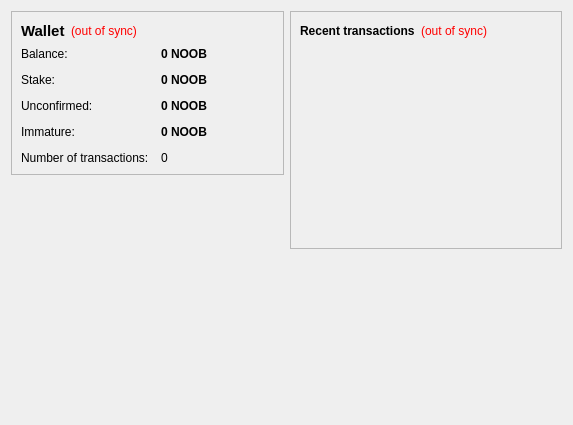
<?xml version="1.0" encoding="UTF-8"?>
<ui version="4.0">
 <class>OverviewPage</class>
 <widget class="QWidget" name="OverviewPage">
  <property name="geometry">
   <rect>
    <x>0</x>
    <y>0</y>
    <width>573</width>
    <height>425</height>
   </rect>
  </property>
  <property name="windowTitle">
   <string>Form</string>
  </property>
  <layout class="QHBoxLayout" name="horizontalLayout" stretch="1,1">
   <item>
    <layout class="QVBoxLayout" name="verticalLayout_2">
     <item>
      <widget class="QFrame" name="frame">
       <property name="frameShape">
        <enum>QFrame::StyledPanel</enum>
       </property>
       <property name="frameShadow">
        <enum>QFrame::Raised</enum>
       </property>
       <layout class="QVBoxLayout" name="verticalLayout_4">
        <item>
         <layout class="QHBoxLayout" name="horizontalLayout_4">
          <item>
           <widget class="QLabel" name="label_5">
            <property name="font">
             <font>
              <pointsize>11</pointsize>
              <weight>75</weight>
              <bold>true</bold>
             </font>
            </property>
            <property name="text">
             <string>Wallet</string>
            </property>
           </widget>
          </item>
          <item>
           <widget class="QLabel" name="labelWalletStatus">
            <property name="toolTip">
             <string>The displayed information may be out of date. Your wallet automatically synchronizes with the n00bcoin network after a connection is established, but this process has not completed yet.</string>
            </property>
            <property name="styleSheet">
             <string notr="true">QLabel { color: red; }</string>
            </property>
            <property name="text">
             <string notr="true">(out of sync)</string>
            </property>
            <property name="alignment">
             <set>Qt::AlignLeading|Qt::AlignLeft|Qt::AlignVCenter</set>
            </property>
           </widget>
          </item>
          <item>
           <spacer name="horizontalSpacer_2">
            <property name="orientation">
             <enum>Qt::Horizontal</enum>
            </property>
            <property name="sizeHint" stdset="0">
             <size>
              <width>40</width>
              <height>20</height>
             </size>
            </property>
           </spacer>
          </item>
         </layout>
        </item>
        <item>
         <layout class="QFormLayout" name="formLayout_2">
          <property name="fieldGrowthPolicy">
           <enum>QFormLayout::AllNonFixedFieldsGrow</enum>
          </property>
          <property name="horizontalSpacing">
           <number>12</number>
          </property>
          <property name="verticalSpacing">
           <number>12</number>
          </property>
          <item row="0" column="0">
           <widget class="QLabel" name="label">
            <property name="text">
             <string>Balance:</string>
            </property>
           </widget>
          </item>
          <item row="0" column="1">
           <widget class="QLabel" name="labelBalance">
            <property name="font">
             <font>
              <weight>75</weight>
              <bold>true</bold>
             </font>
            </property>
            <property name="cursor">
             <cursorShape>IBeamCursor</cursorShape>
            </property>
            <property name="toolTip">
             <string>Your current balance</string>
            </property>
            <property name="text">
             <string notr="true">0 NOOB</string>
            </property>
            <property name="textInteractionFlags">
             <set>Qt::LinksAccessibleByMouse|Qt::TextSelectableByKeyboard|Qt::TextSelectableByMouse</set>
            </property>
           </widget>
          </item>
          <item row="1" column="0">
           <widget class="QLabel" name="label_6">
            <property name="text">
             <string>Stake:</string>
            </property>
           </widget>
          </item>
          <item row="1" column="1">
           <widget class="QLabel" name="labelStake">
            <property name="font">
             <font>
              <weight>75</weight>
              <bold>true</bold>
             </font>
            </property>
            <property name="cursor">
             <cursorShape>IBeamCursor</cursorShape>
            </property>
            <property name="toolTip">
             <string>Total of coins that was staked, and do not yet count toward the current balance</string>
            </property>
            <property name="text">
             <string notr="true">0 NOOB</string>
            </property>
            <property name="textInteractionFlags">
             <set>Qt::LinksAccessibleByMouse|Qt::TextSelectableByKeyboard|Qt::TextSelectableByMouse</set>
            </property>
           </widget>
          </item>
          <item row="2" column="0">
           <widget class="QLabel" name="label_3">
            <property name="text">
             <string>Unconfirmed:</string>
            </property>
           </widget>
          </item>
          <item row="2" column="1">
           <widget class="QLabel" name="labelUnconfirmed">
            <property name="font">
             <font>
              <weight>75</weight>
              <bold>true</bold>
             </font>
            </property>
            <property name="cursor">
             <cursorShape>IBeamCursor</cursorShape>
            </property>
            <property name="toolTip">
             <string>Total of transactions that have yet to be confirmed, and do not yet count toward the current balance</string>
            </property>
            <property name="text">
             <string notr="true">0 NOOB</string>
            </property>
            <property name="textInteractionFlags">
             <set>Qt::LinksAccessibleByMouse|Qt::TextSelectableByKeyboard|Qt::TextSelectableByMouse</set>
            </property>
           </widget>
          </item>
          <item row="3" column="0">
           <widget class="QLabel" name="labelImmatureText">
            <property name="text">
             <string>Immature:</string>
            </property>
           </widget>
          </item>
          <item row="3" column="1">
           <widget class="QLabel" name="labelImmature">
            <property name="font">
             <font>
              <weight>75</weight>
              <bold>true</bold>
             </font>
            </property>
            <property name="toolTip">
             <string>Mined balance that has not yet matured</string>
            </property>
            <property name="text">
             <string notr="true">0 NOOB</string>
            </property>
            <property name="textInteractionFlags">
             <set>Qt::LinksAccessibleByMouse|Qt::TextSelectableByKeyboard|Qt::TextSelectableByMouse</set>
            </property>
           </widget>
          </item>
          <item row="4" column="0">
           <widget class="QLabel" name="label_2">
            <property name="text">
             <string>Number of transactions:</string>
            </property>
           </widget>
          </item>
          <item row="4" column="1">
           <widget class="QLabel" name="labelNumTransactions">
            <property name="toolTip">
             <string>Total number of transactions in wallet</string>
            </property>
            <property name="text">
             <string notr="true">0</string>
            </property>
           </widget>
          </item>
         </layout>
        </item>
       </layout>
      </widget>
     </item>
     <item>
      <spacer name="verticalSpacer">
       <property name="orientation">
        <enum>Qt::Vertical</enum>
       </property>
       <property name="sizeHint" stdset="0">
        <size>
         <width>20</width>
         <height>40</height>
        </size>
       </property>
      </spacer>
     </item>
     <item alignment="Qt::AlignHCenter">
      <widget class="QLabel" name="label_7">
       <property name="text">
        <string/>
       </property>
       <property name="pixmap">
        <pixmap resource="../bitcoin.qrc">:/icons/res/icons/badge (2).png</pixmap>
       </property>
      </widget>
     </item>
    </layout>
   </item>
   <item>
    <layout class="QVBoxLayout" name="verticalLayout_3">
     <item>
      <widget class="QFrame" name="frame_2">
       <property name="frameShape">
        <enum>QFrame::StyledPanel</enum>
       </property>
       <property name="frameShadow">
        <enum>QFrame::Raised</enum>
       </property>
       <layout class="QVBoxLayout" name="verticalLayout">
        <item>
         <layout class="QHBoxLayout" name="horizontalLayout_2">
          <item>
           <widget class="QLabel" name="label_4">
            <property name="text">
             <string>&lt;b&gt;Recent transactions&lt;/b&gt;</string>
            </property>
           </widget>
          </item>
          <item>
           <widget class="QLabel" name="labelTransactionsStatus">
            <property name="toolTip">
             <string>The displayed information may be out of date. Your wallet automatically synchronizes with the n00bcoin network after a connection is established, but this process has not completed yet.</string>
            </property>
            <property name="styleSheet">
             <string notr="true">QLabel { color: red; }</string>
            </property>
            <property name="text">
             <string notr="true">(out of sync)</string>
            </property>
            <property name="alignment">
             <set>Qt::AlignRight|Qt::AlignTrailing|Qt::AlignVCenter</set>
            </property>
           </widget>
          </item>
          <item>
           <spacer name="horizontalSpacer">
            <property name="orientation">
             <enum>Qt::Horizontal</enum>
            </property>
            <property name="sizeHint" stdset="0">
             <size>
              <width>40</width>
              <height>20</height>
             </size>
            </property>
           </spacer>
          </item>
         </layout>
        </item>
        <item>
         <widget class="QListView" name="listTransactions">
          <property name="styleSheet">
           <string notr="true">QListView { background: transparent; }</string>
          </property>
          <property name="frameShape">
           <enum>QFrame::NoFrame</enum>
          </property>
          <property name="verticalScrollBarPolicy">
           <enum>Qt::ScrollBarAlwaysOff</enum>
          </property>
          <property name="horizontalScrollBarPolicy">
           <enum>Qt::ScrollBarAlwaysOff</enum>
          </property>
          <property name="selectionMode">
           <enum>QAbstractItemView::NoSelection</enum>
          </property>
         </widget>
        </item>
       </layout>
      </widget>
     </item>
     <item>
      <spacer name="verticalSpacer_2">
       <property name="orientation">
        <enum>Qt::Vertical</enum>
       </property>
       <property name="sizeHint" stdset="0">
        <size>
         <width>20</width>
         <height>40</height>
        </size>
       </property>
      </spacer>
     </item>
    </layout>
   </item>
  </layout>
 </widget>
 <resources>
  <include location="../bitcoin.qrc"/>
 </resources>
 <connections/>
</ui>
